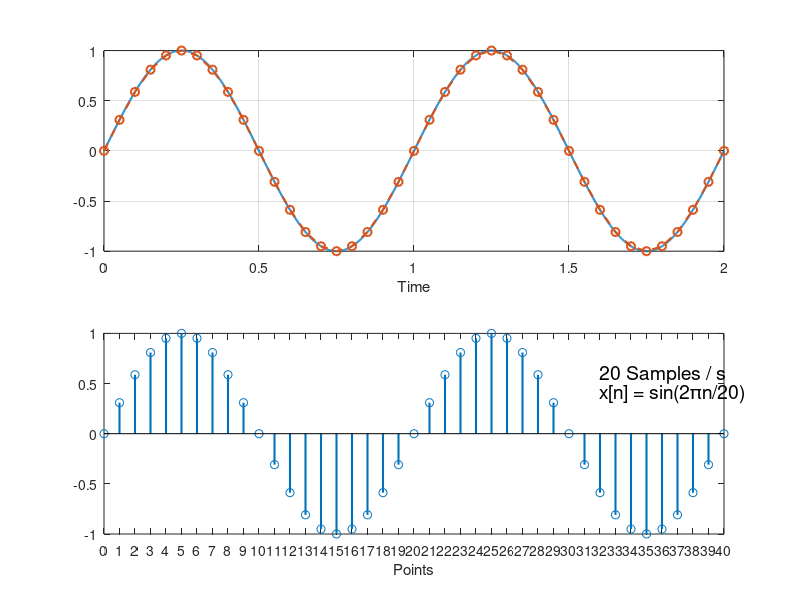

Here is the MATLAB script that generated this plot:
%----------------------------------------------------------------------
% Sampling Rate Demonstration Using MATLAB 
% Created by Ahmed Saif
% Instagram: https://www.instagram.com/digital.bh/
% YouTube: https://www.youtube.com/@AhmedSaif_BH
%----------------------------------------------------------------------
clear
clc
close all
%---------------------- User defined parameters------------------------
x =@(t) sin(2*pi*t);    % Define the signal x(t) as Anonymous Function (change it to signal you want and modify the required below **)
Num_0f_periods = 2;     % Number of periods to be plotted 
Fs = [1 2 4 6 10 20];   % Sampling rates
%----------------------------------------------------------------------
t = 0:1e-3:Num_0f_periods;              % Define the time vector **(adjust this based on signal frequancy)
figure('Position',[10 50 1200 600])     % create new figure
Wd = 1.5;                               % Width of the line

for idx = Fs
    subplot(2,1,1)
    plot(t,x(t),'LineWidth',Wd)             % plot the signal (continuous graph)
    grid on
    hold on
    Ts = 1/idx;                             % Sampling Period
    nTs = 0:Ts:Num_0f_periods;              % Timing of taken samples
    n = 0:length(nTs)-1;                    % order of taken samples
    plot(nTs,x(nTs),'--o','LineWidth',Wd)   % plot the signal based on taken samples  
    xlabel('Time')
    hold off
    subplot(2,1,2)
    stem(n,x(nTs),'LineWidth',Wd)           % Draw the disecreat signal
    xlabel('Points')
    ylim([min(x(t)) max(x(t))])
    xlim([0 max(n)])
    xticks(n)
    text(0.8,0.8,[num2str(idx) ' Samples / s'],'Units','normalized','FontSize',14);
    text(0.8,0.7,['x[n] = ' 'sin(2\pin/' num2str(idx) ')'],'Units','normalized','FontSize',14); % **(Modify this line when defined signal change)
%     saveas(gcf,['fig' num2str(idx) '.png'])   % Uncommend this line to save the graphs

    pause(1)
end

